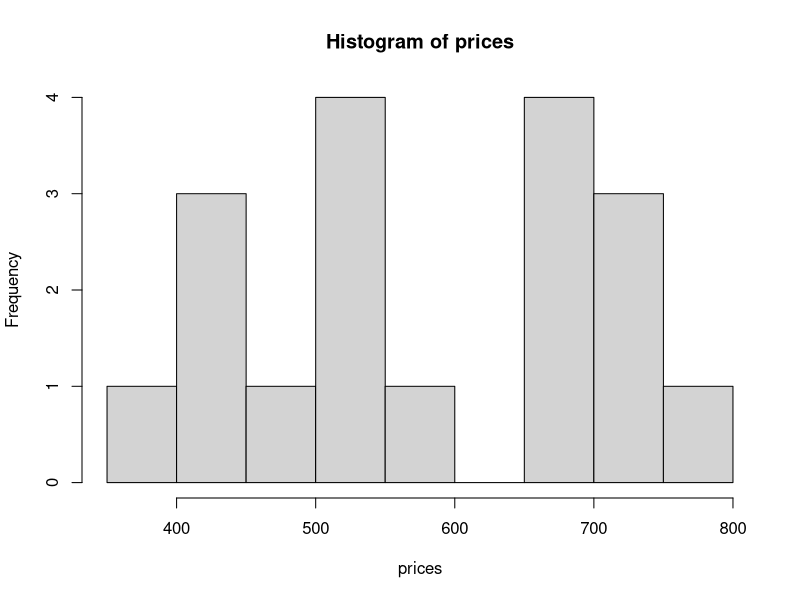
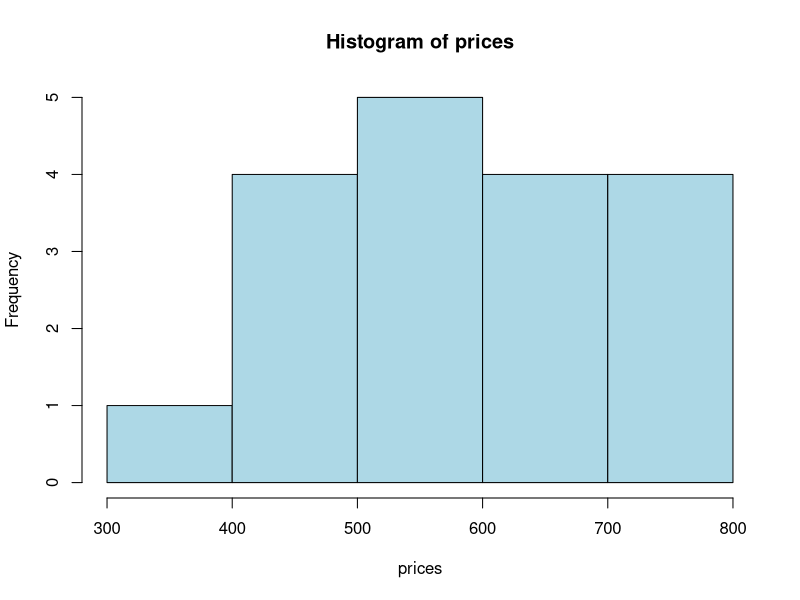
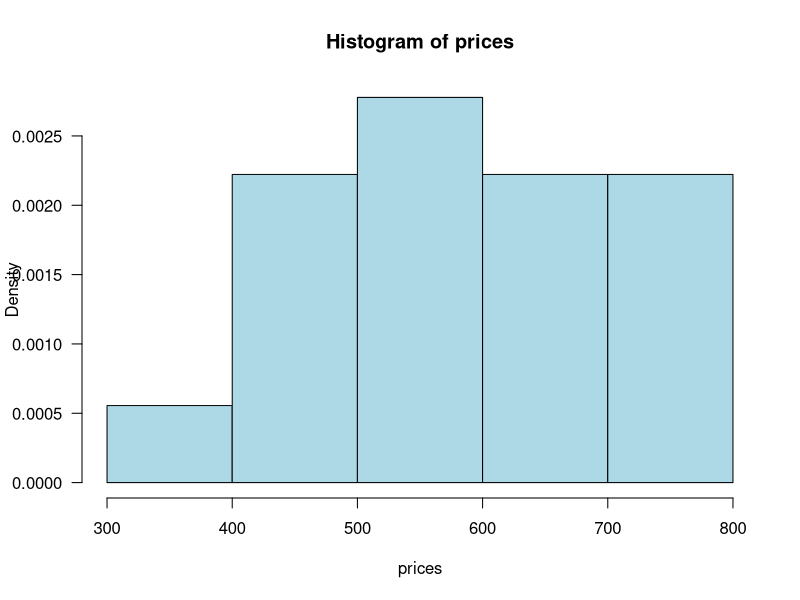
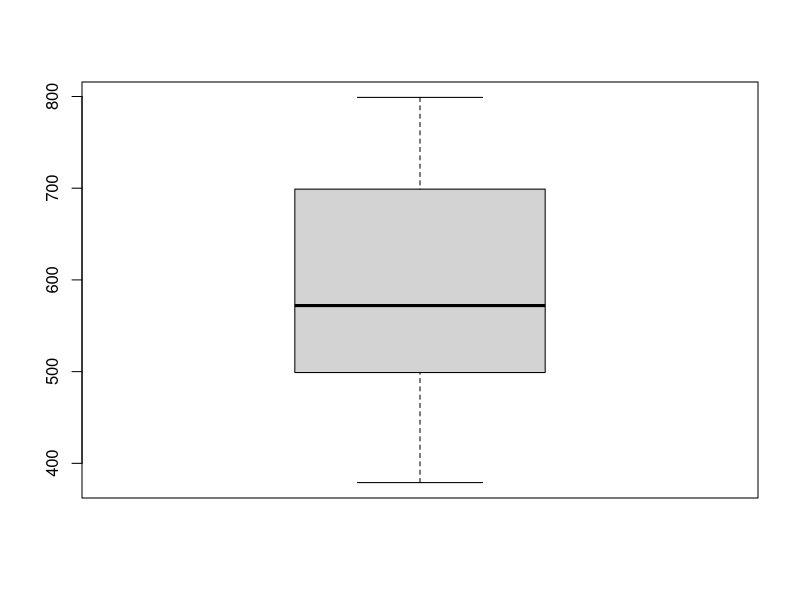
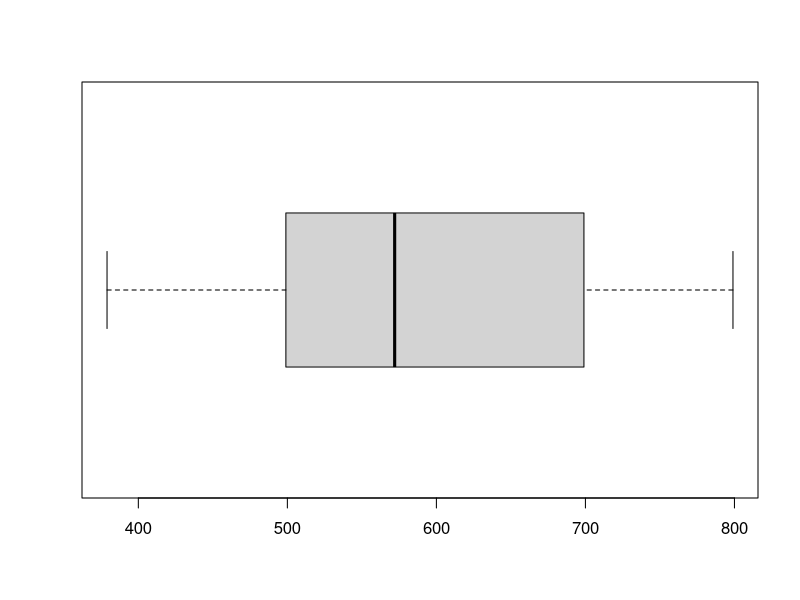
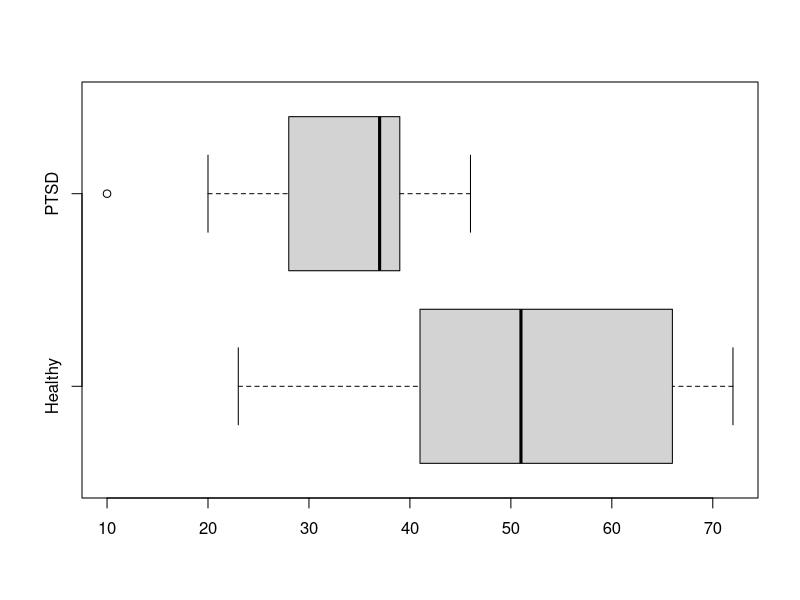

Write R code to recreate these figures, in order.
## ---- chunk 1
prices <- c(379, 425, 450, 450, 499, 529, 535, 535, 545, 599, 665,
            675, 699, 699, 725, 725, 745, 799)

stem(prices)
## ---- chunk 2
prices <- c(379, 425, 450, 450, 499, 529, 535, 535, 545, 599, 665,
            675, 699, 699, 725, 725, 745, 799)

hist(prices)

hist(prices, breaks = c(300, 400, 500, 600, 700, 800),
     col = "lightblue")
## ---- chunk 3
prices <- c(379, 425, 450, 450, 499, 529, 535, 535, 545, 599, 665,
            675, 699, 699, 725, 725, 745, 799)

hist(prices, freq = FALSE, 
     breaks = c(300, 400, 500, 600, 700, 800),
     col = "lightblue", las = 1)

## ---- chunk 4
prices <- c(379, 425, 450, 450, 499, 529, 535, 535, 545, 599, 665,
            675, 699, 699, 725, 725, 745, 799)

mean(prices)

median(prices)

## quartiles
quantile(prices)

## trimmed mean
mean(prices, trim = .1) ## 10% trimmed mean
## ---- chunk 5
prices <- c(379, 425, 450, 450, 499, 529, 535, 535, 545, 599, 665,
            675, 699, 699, 725, 725, 745, 799)

var(prices)
## ---- chunk 6
sqrt(var(prices))

sd(prices)
## ---- chunk 7
fivenum(prices)
## ---- chunk 8
prices <- c(379, 425, 450, 450, 499, 529, 535, 535, 545,
            599, 665, 675, 699, 699, 725, 725, 745, 799)

boxplot(prices)

boxplot(prices, horizontal = TRUE)

PTSD <- c(10, 20, 25, 28, 31, 35, 37, 38, 38, 39, 39, 42, 46)

Healthy <- c(23, 39, 40, 41, 43, 47, 51, 58, 63, 66, 67, 69, 72)

df <- data.frame(Healthy, PTSD)

boxplot(df, horizontal = TRUE)
